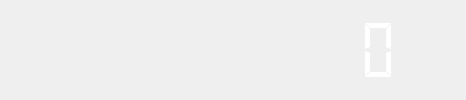
<?xml version="1.0" encoding="UTF-8"?>
<ui version="4.0">
 <class>DataDisplay</class>
 <widget class="QWidget" name="DataDisplay">
  <property name="geometry">
   <rect>
    <x>0</x>
    <y>0</y>
    <width>466</width>
    <height>100</height>
   </rect>
  </property>
  <property name="sizePolicy">
   <sizepolicy hsizetype="Preferred" vsizetype="Maximum">
    <horstretch>0</horstretch>
    <verstretch>0</verstretch>
   </sizepolicy>
  </property>
  <property name="windowTitle">
   <string>Form</string>
  </property>
  <layout class="QHBoxLayout" name="horizontalLayout">
   <property name="topMargin">
    <number>0</number>
   </property>
   <property name="bottomMargin">
    <number>0</number>
   </property>
   <item>
    <widget class="QLabel" name="label">
     <property name="font">
      <font>
       <pointsize>30</pointsize>
      </font>
     </property>
     <property name="styleSheet">
      <string notr="true">color: rgb(255, 255, 255);</string>
     </property>
     <property name="text">
      <string/>
     </property>
    </widget>
   </item>
   <item>
    <widget class="QLCDNumber" name="lcdNumber">
     <property name="minimumSize">
      <size>
       <width>200</width>
       <height>100</height>
      </size>
     </property>
     <property name="font">
      <font>
       <pointsize>9</pointsize>
      </font>
     </property>
     <property name="styleSheet">
      <string notr="true">color: rgb(255, 255, 255);</string>
     </property>
     <property name="frameShape">
      <enum>QFrame::NoFrame</enum>
     </property>
     <property name="frameShadow">
      <enum>QFrame::Plain</enum>
     </property>
     <property name="smallDecimalPoint">
      <bool>false</bool>
     </property>
     <property name="digitCount">
      <number>6</number>
     </property>
     <property name="segmentStyle">
      <enum>QLCDNumber::Flat</enum>
     </property>
     <property name="value" stdset="0">
      <double>0.000000000000000</double>
     </property>
    </widget>
   </item>
   <item>
    <widget class="QLabel" name="arrowLabel">
     <property name="sizePolicy">
      <sizepolicy hsizetype="Maximum" vsizetype="Preferred">
       <horstretch>0</horstretch>
       <verstretch>0</verstretch>
      </sizepolicy>
     </property>
     <property name="minimumSize">
      <size>
       <width>50</width>
       <height>0</height>
      </size>
     </property>
     <property name="font">
      <font>
       <pointsize>40</pointsize>
      </font>
     </property>
     <property name="styleSheet">
      <string notr="true">color: rgb(0, 255, 0);</string>
     </property>
     <property name="text">
      <string/>
     </property>
     <property name="alignment">
      <set>Qt::AlignCenter</set>
     </property>
    </widget>
   </item>
  </layout>
 </widget>
 <resources/>
 <connections/>
</ui>
